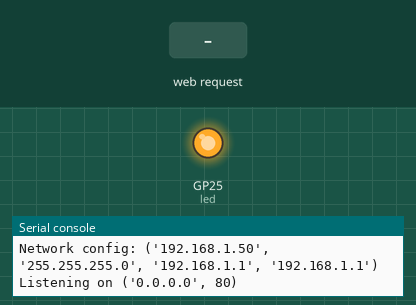
Simulated run of this program. Board: Raspberry Pi Pico running MicroPython. Shown: output pins drawn as LEDs (lit = HIGH), the last lines printed to the serial console. The inputs (shaded band) are chosen by the test bench. WiFi joins after 1.5 s.

Above: at 2.7 s.
2.8 s: HTTP request GET /?led=off received
At 4.0 s:
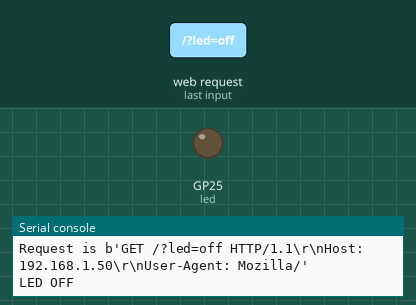
4.3 s: HTTP request GET /?led=on received
At 5.4 s:
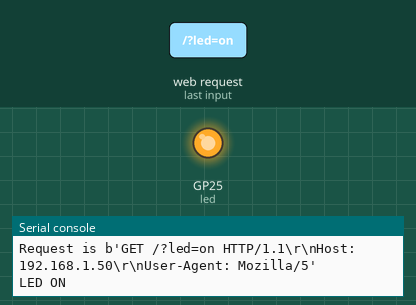
Timing chart, 0 to 7.3 s (numbered marks = the images above; inputs shaded):
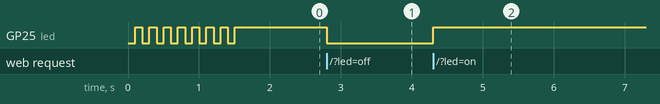

The program:

interactive_sync_server.py
```python
import socket
import time

import network
from machine import Pin

SSID = 'Shubho'
PASSWORD = '12156891'

led = Pin('LED', Pin.OUT)

wlan = network.WLAN(network.STA_IF)
wlan.active(True)
wlan.disconnect()

# Connect to the network
wlan.connect(SSID, PASSWORD)

# Wait for connection
max_attempts = 200
while max_attempts > 0:
    if wlan.status() < 0 or wlan.status() >= 3:
        break
    max_attempts -= 1
    time.sleep(0.1)
    led.toggle()
    print('Connecting to network...')

if wlan.isconnected():
    print('Connected to network', SSID)

    # Print network information
    print('Network config:', wlan.ifconfig())
    led.value(1)
else:
    print('Connection failed to network', SSID)
    led.value(0)


html = '''
<html>
<body>
<h1>Raspberry Pi Pico W Server</h1>
<p>Welcome to this Raspberry Pi Pico Server deployed on the network {}</p>
<p>Control the onboard LED by clicking on the buttons below</p>
<button onclick="window.location.href = '/led=on';" {}>ON</button>
<button onclick="window.location.href = '/led=off';" {}>OFF</button>
</body>
</html>
'''

address = socket.getaddrinfo('0.0.0.0', 80)[0][-1]

s = socket.socket()
s.bind(address)
s.listen(1)

print('Listening on', address)

while True:
    try:
        client, address = s.accept()
        print('Client connected from', address)

        request = client.recv(64)
        print('Request is', request)
        request = str(request)

        response = html.format(SSID, 'disabled', '')

        if request.find('led=on') > 0:
            led.value(1)
            response = html.format(SSID, 'disabled', '')
            print('LED ON')
        elif request.find('led=off') > 0:
            led.value(0)
            response = html.format(SSID, '', 'disabled')
            print('LED OFF')

        cl_file = client.makefile('rwb', 0)
        while True:
            line = cl_file.readline()
            if not line or line == b'\r\n':
                break

        client.send('HTTP/1.0 200 OK\r\nContent-type: text/html\r\n\r\n')
        client.send(response)
        client.close()

    except OSError as e:
        client.close()
        print('Connection closed')
```

Measured:
- after the input at 2.8 s, GP25 (led): HIGH → LOW at once
- after the input at 4.3 s, GP25 (led): LOW → HIGH at once
